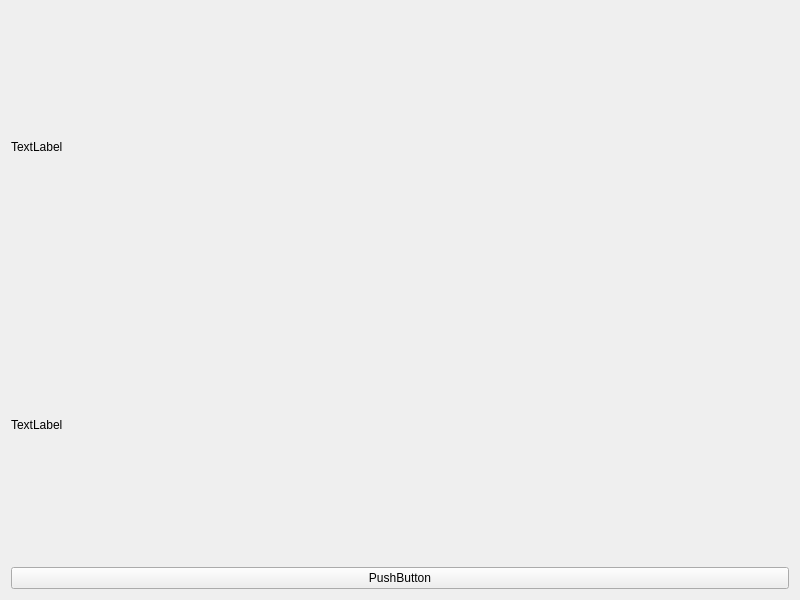
<?xml version="1.0" encoding="UTF-8"?>
<ui version="4.0">
 <class>Widget</class>
 <widget class="QWidget" name="Widget">
  <property name="geometry">
   <rect>
    <x>0</x>
    <y>0</y>
    <width>800</width>
    <height>600</height>
   </rect>
  </property>
  <property name="windowTitle">
   <string>Widget</string>
  </property>
  <layout class="QVBoxLayout" name="verticalLayout">
   <item>
    <widget class="QLabel" name="clabel">
     <property name="text">
      <string>TextLabel</string>
     </property>
    </widget>
   </item>
   <item>
    <widget class="mylable" name="label">
     <property name="text">
      <string>TextLabel</string>
     </property>
    </widget>
   </item>
   <item>
    <widget class="mybutton" name="pushButton">
     <property name="text">
      <string>PushButton</string>
     </property>
    </widget>
   </item>
  </layout>
 </widget>
 <customwidgets>
  <customwidget>
   <class>mylable</class>
   <extends>QLabel</extends>
   <header location="global">mylable.h</header>
  </customwidget>
  <customwidget>
   <class>mybutton</class>
   <extends>QPushButton</extends>
   <header location="global">mybutton.h</header>
  </customwidget>
 </customwidgets>
 <resources/>
 <connections/>
</ui>
